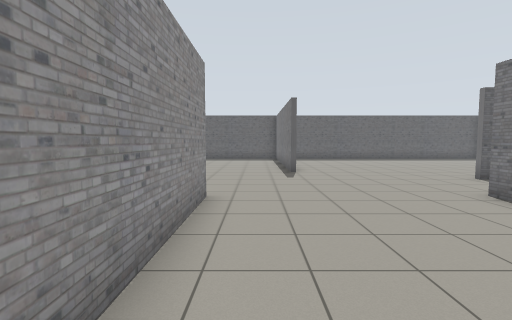
view 1 (above)

16 first-person views from a walk through a world built for the Gazebo simulator. The camera is 1.2 m above the floor, tilts 4° down and sees 85° across. The floor is counted in squares, 1 m on a side. Each view is taken from the middle of a square. On the plan, view 1 faces up. The plan holds only what a view shows up to about 12 squares ahead; the rest is blank.

view 2
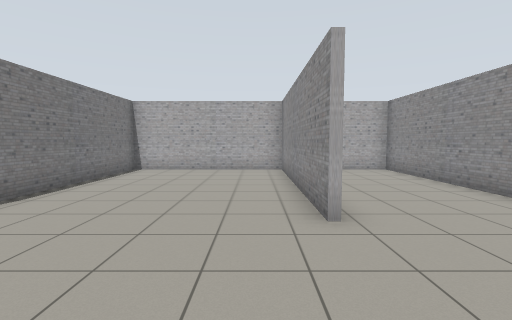

view 3
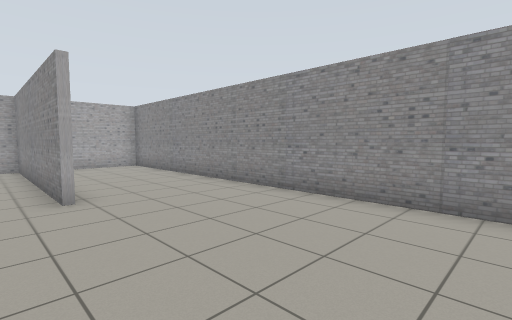

view 4
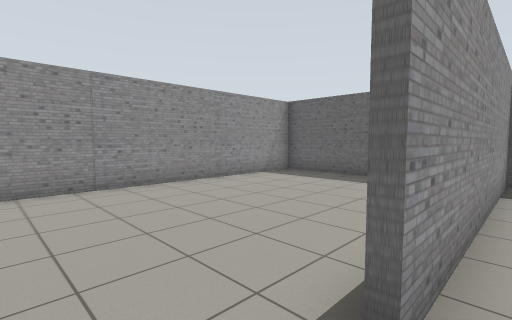

view 5
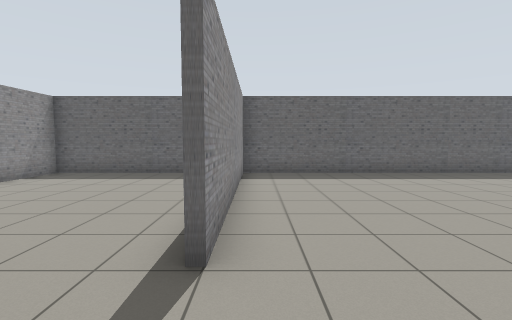

view 6
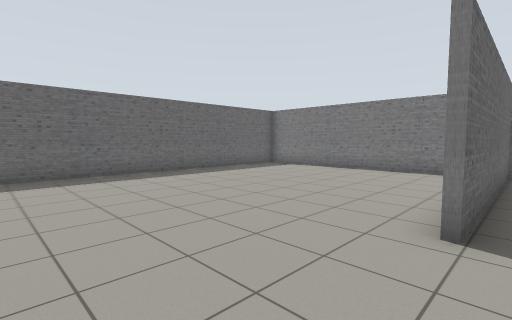

view 7
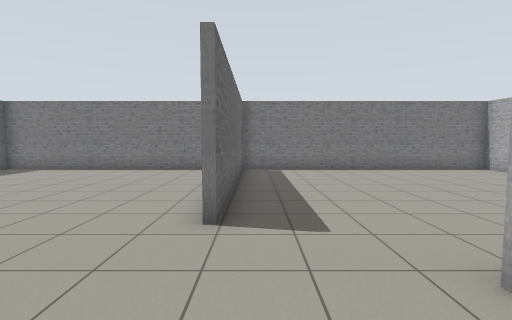

view 8
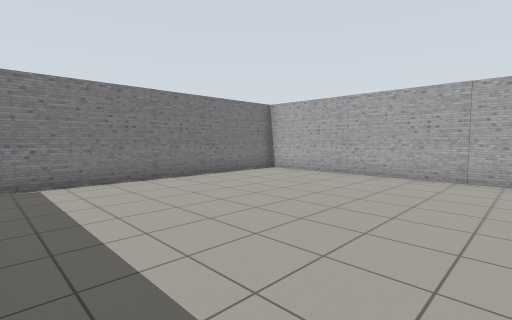

view 9
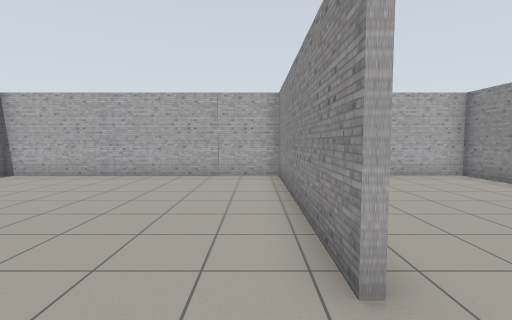

view 10
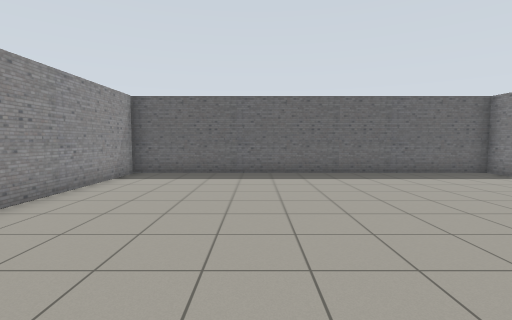

view 11
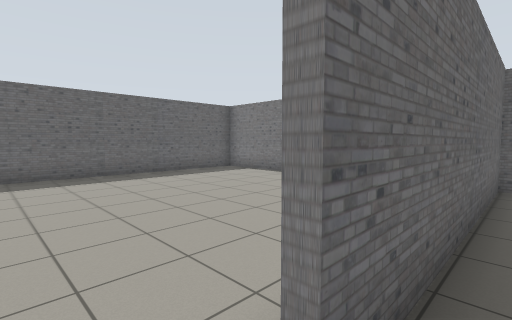

view 12
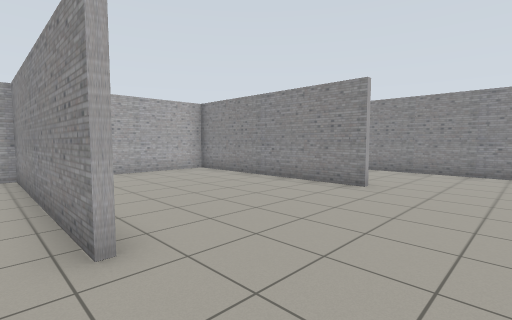

view 13
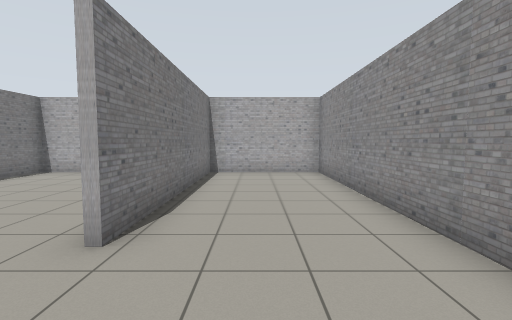

view 14
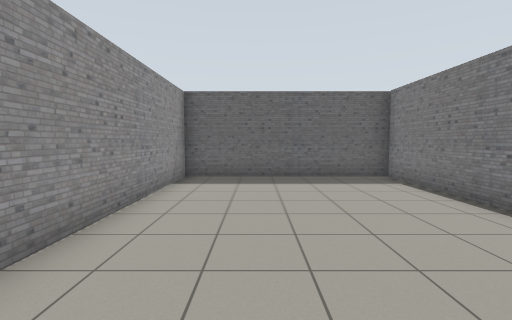

view 15
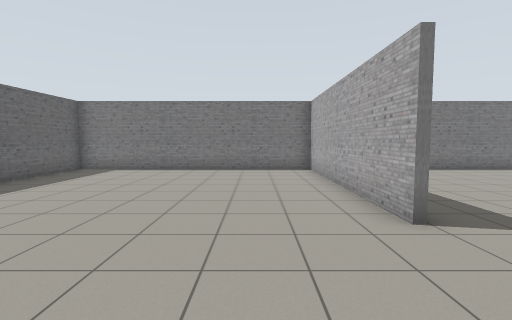

view 16
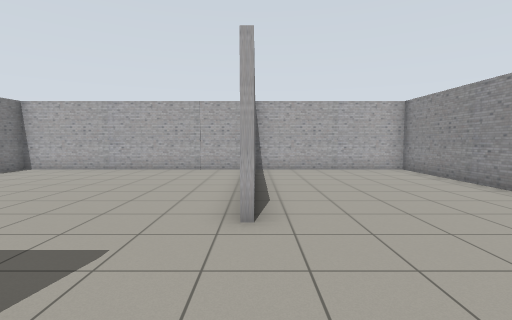

### Floor plan
Ten units are one square. View 1 is at (0, 0); x grows to the right and y downward. Boxes are objects, and circles mark ways between rooms. Rooms are numbered by the first view taken in them; rooms with no view inside come last. Other rooms are left out.
<svg viewBox="-59 -187 209 208">
<path fill="none" stroke="#000" d="M13 -105 13 -120M13 -136 13 -181M69 -88 145 -88M-11 -60 -11 15 51 15M15 -181 15 -105M145 -90 145 -182 -54 -182 -54 15 -13 15 -13 -60M50 16 50 -60M52 -60 52 15M51 15 145 15 145 -90M145 -86 69 -86"/>
<circle cx="53" cy="-70" r="3" fill="#2a7"/>
<text x="30" y="-100">1</text>
<text x="100" y="-30">2</text>
</svg>
Room 1 opens to room 2.

Where each view was taken, in squares from view 1:
view 1: 0 up, 0 right, facing up
view 2: 10 up, 0 right, facing down
view 3: 12 up, 0 right, facing down-left
view 4: 9 up, 2 right, facing up-left
view 5: 8 up, 2 right, facing up
view 6: 8 up, 3 right, facing up-right
view 7: 8 up, 3 right, facing right
view 8: 8 up, 6 right, facing down-right
view 9: 8 up, 6 right, facing down
view 10: 8 up, 6 right, facing up
view 11: 8 up, 6 right, facing up-right
view 12: 9 up, 6 right, facing down-left
view 13: 9 up, 3 left, facing down
view 14: 9 up, 3 left, facing up
view 15: 11 up, 3 right, facing right
view 16: 10 up, 5 right, facing down
